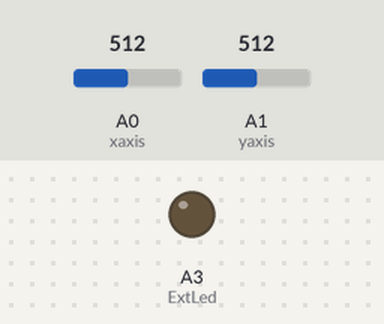
The sketch below on a simulated Arduino Uno, built with avr-gcc and run on an emulated ATmega328P. On the bench: output pins drawn as LEDs (lit = HIGH). The inputs (shaded band) are chosen by the test bench; at power-on: A0 (xaxis) = 512, A1 (yaxis) = 512. Random numbers use the default seed unless the sketch sets one; pins used as bus, display or sensor lines are not drawn.

Above: at 1.3 s.
1.4 s: A0 (xaxis) set to 265
At 3.04 s:
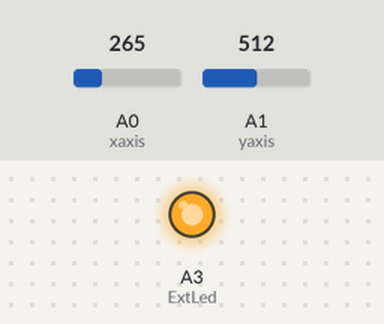
4.4 s: A0 (xaxis) set to 242
Timing chart, 0 to 7.4 s (numbered marks = the images above; inputs shaded):
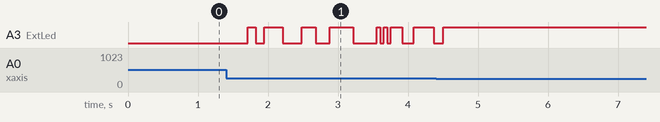

The sketch:

Hackatum2018.ino
```cpp
//optional TODO: don't press button to end game, depending on, fake-no-go-zones

//INFORMATION:
//This Program does not work with MQTT beacause our ESP died and can't be flashed anymore

/*Dotmatrix*/
// 2-dimensional array of row pin numbers:
const int row[8] = {
  6,11,19,9,5,18,4,1
};
// 2-dimensional array of column pin numbers:
const int col[8] = {
  10,3,2,7,0,8,12,13
};

/*Joystick*/
//x-axis;
const int xaxis = A0;
//y-axis:
const int yaxis = A1;

/*Button*/
const int button=A2;

/*External LED*/
const int ExtLed=A3;

/*Board init*/
int noGoZone[8][8];
//start position:
int x= 0;
int y= 0;
//winning position (currently unreachable):
int xsolution = 8;
int ysolution = 8;

/*refreshTimer:*/
int previousTime=0;
int currentTime=0;
int moveInterval=250;

/*blinking Pointer*/
int previousBlink=0;
int currentBlink=0;
int blinkInterval=moveInterval*2;
boolean isOn = true;

void setup() {

  //choose start config of board
  randomSeed(analogRead(SCL));
  startConfig(random(0,2));
  x=0;
  y=0;

  // initialize the I/O pins as outputs iterate over the pins:
  for (int thisPin = 0; thisPin < 8; thisPin++) {
    // initialize the output pins:
    pinMode(col[thisPin], OUTPUT);
    pinMode(row[thisPin], OUTPUT);
    // take the col pins (i.e. the cathodes) high to ensure that the LEDS are off:
    digitalWrite(col[thisPin], HIGH);
    digitalWrite(row[thisPin], LOW);
  }

  pinMode(A2,INPUT);//button
  pinMode(A3,OUTPUT);//external LED
}

void loop() {
  //make cursor move;
  move();

  //make cursor blink;
  blink();

  //show no-go-zones
  noGoShow();

  //detect no-go-zones
  detect();

  //end game by pushbutton
  verify();

  //blinky LED
  ExtLED();
}

void move(){
  currentTime=millis();
  if(currentTime - previousTime >= moveInterval){
    int xval=1023-analogRead(xaxis);
    int yval=1023-analogRead(yaxis);

    //turn previous cursor off
    digitalWrite(col[x],HIGH);
    digitalWrite(row[y],LOW);

    if (xval>=1023-(512/2)){
      if (x!=7){
        x++;
      }
    }
    if (xval<=512/2){
      if(x!=0){
        x--;
      }
    }

    if (yval>=1023-(512/2)){
      if (y!=7){
        y++;
      }
    }
    if (yval<=512/2){
      if(y!=0){
        y--;
      }
    }
    previousTime=currentTime;
  }
//cursor is shown by blink()
}

void blink(){
  currentBlink=millis();
  if(currentBlink - previousBlink >= blinkInterval){
    if(isOn){
      isOn=false;
    }else{
      isOn=true;
    }
    previousBlink=currentBlink;
  }

  if(isOn) {
    digitalWrite(row[y], HIGH);
    digitalWrite(col[x], LOW);
    digitalWrite(row[y], LOW);
    digitalWrite(col[x], HIGH);
  }
}

void noGoShow(){
  for (int x=0;x<8;x++){
    for (int y=0;y<8;y++){
      if(noGoZone[x][y]==1){
        digitalWrite(row[y],HIGH);
        digitalWrite(col[x],LOW);
        digitalWrite(row[y],LOW);
        digitalWrite(col[x],HIGH);
      }
    }
  }
}

void detect(){
  if(noGoZone[x][y]==1){
    lost();
  }
}
```

End.ino
```cpp
void verify(){
    if (x==xsolution && y==ysolution){
      //Win
      won();
  }
}

int startAgain;

void won(){
  //good job, you won!
  startAgain=millis();
  digitalWrite(ExtLed,LOW);
  delay(1000);
  //reset after 6 seconds
  while (millis()-startAgain<=5000){
    for(int x=0;x<8;x++){
      for(int y=0;y<8;y++){
        digitalWrite(row[y],LOW);
        digitalWrite(col[x],HIGH);
        delay(60);
      }
    }
  }
  //reset
  setup();
}

void lost(){
  startAgain=millis();
  //reset after 6 seconds
  digitalWrite(ExtLed,HIGH);
  delay(1);
  while (millis()-startAgain<=6000){
    for(int x=0;x<8;x++){
      for(int y=0;y<8;y++){
        digitalWrite(row[y],HIGH);
        digitalWrite(col[x],LOW);
        delay(60);
      }
    }
  }
  //reset
  setup();
}
```

ExtLED.ino
```cpp
//timer for LED
int LedLast;
int LedCurrent;
//set to 0 to have it continuous
int Blinkyness=random(100,2000);

void ExtLED(){
  LedCurrent=millis();
  if (LedCurrent - LedLast >= Blinkyness){
    digitalWrite(ExtLed,HIGH);
    Blinkyness=random(100,700);
    LedLast=LedCurrent;
  }
  if((LedCurrent - LedLast)*2 >= Blinkyness){
    digitalWrite(ExtLed,LOW);
  }
}
```

StartConfigs.ino
```cpp
void startConfig(int s){
  //2 configs, but doubled by explosiveLED
  //init noGoZone
  for (int x=0;x<8;x++){
    for (int y=0;y<8;y++){
      noGoZone[x][y]=0;
    }
  }
  if (s==0) Config1();
  if (s==1) Config2();
}

void Config1(){
  noGoZone[1][0]=1;
  noGoZone[1][1]=1;
  noGoZone[2][2]=1;
  noGoZone[3][3]=1;
  noGoZone[4][2]=1;
  noGoZone[4][4]=1;
  noGoZone[3][6]=1;
  noGoZone[5][5]=1;
  noGoZone[6][3]=1;
  noGoZone[3][7]=1;

  xsolution=2;
  ysolution=0;
}

void Config2(){
  noGoZone[4][0]=1;
  noGoZone[4][1]=1;
  noGoZone[4][2]=1;
  noGoZone[4][3]=1;
  noGoZone[3][3]=1;
  noGoZone[5][3]=1;
  noGoZone[3][4]=1;
  noGoZone[3][5]=1;
  noGoZone[4][5]=1;
  noGoZone[5][5]=1;

  xsolution=4;
  ysolution=4;
}
```
